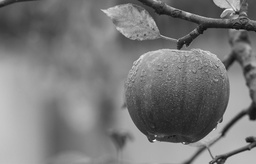
#> input picture Images/gray.jpeg, 256 x 164 px, shrunk from 1880 x 1204 before the run, found by its file name
$ python assignment.py
#> lines starting #> are read from the running program, lines starting #| are printed output that depends on the picture
#> further down, img is the input picture: shape (164, 256); min 11, max 255, mean 121.2
### LaplacianWithGaussian/gaussian_filter_mask.py
import cv2
import numpy as np


def apply_gaussian_filter(img, name_output_image):

    # == making the kernel ==
#> called with name_output_image = 'images/gaussian_filter.jpg'
    kernel_size = 3
    sigma = 1

    # Initilizing a kernel matrix of size 3x3
    kernel = np.zeros((kernel_size, kernel_size), dtype=np.float32)
    # Refering to the center-pixel of the kernel-matrix
    center = (kernel_size - 1) / 2

    # Creating the normaliation factor which will be applied to the gaussian kernel
    norm = 1 / (2*np.pi*sigma**2)

    # Looping the kernel an applying the normalization
    for i in range(kernel_size):
        for j in range(kernel_size):
            x, y = i - center, j - center
            kernel[i, j] = norm * np.exp(-(x**2 + y**2) / (2 * sigma**2))

    # Puts zeros around the border of the image
    padded_img = np.pad(img, ((kernel_size//2, kernel_size//2), (kernel_size//2, kernel_size//2)), mode='constant')
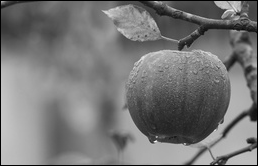
#> padded_img: shape (166, 258); min 0, max 255, mean 118.8
    # Getting the dimensions of the image
    rows, cols = img.shape
#> rows = 164; cols = 256
    # Initialize the output image
    output = np.zeros_like(img, dtype=np.float32)

    # Applying the kernel over the image
    for i in range(rows):
        for j in range(cols):
            roi = padded_img[i:i+kernel_size, j:j+kernel_size]
            output[i, j] = np.sum(roi * kernel)
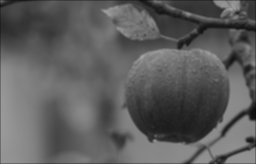
#> output: shape (164, 256) float32; min 11.79, max 165.9, mean 93.9

    # Normelizing the values
    img = ((img - np.min(img)) / (np.max(img) - np.min(img))) * 255
    img = img.astype(np.uint8)

    cv2.imwrite(name_output_image, output)

### LaplacianWithGaussian/laplacian_operator.py
import cv2
import numpy as np

def apply_laplacian_filter(img, name_output_image):
    # Initilizing a laplacian kernel 3x3 of 2nd derivative
#> called with name_output_image = 'images/laplacian_filter.jpg'
    laplacian_kernel = np.array([[-1, -1, -1],
                                [-1, 8, -1],
                                [-1, -1, -1]])

    # Initialize the output image
    result = np.zeros_like(img)

    # Getting the dimensions of the image
    height, width = img.shape
#> height = 164; width = 256

    # Applying the laplacian kernel over the image
    for i in range(1, height - 1):
        for j in range(1, width - 1):
            # Applying the laplacian kernel
            applied_kernel = np.sum(img[i - 1:i + 2, j - 1:j + 2] * laplacian_kernel)
            # Making values within the range 0 to 255
            result[i, j] = np.clip(applied_kernel, 0, 255)
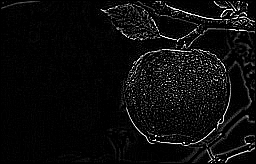
#> result: shape (164, 256); min 0, max 255, mean 12.6

    result = np.uint8(result)

    cv2.imwrite(name_output_image, result)

### LaplacianWithGaussian/assignment.py
import cv2
import numpy as np
from gaussian_filter_mask import apply_gaussian_filter
from laplacian_operator import apply_laplacian_filter


path = 'images/'
image_path = path + 'gray.jpeg'
img = cv2.imread(image_path, cv2.IMREAD_GRAYSCALE)

# GAUSSIAN
apply_gaussian_filter(img, path + 'gaussian_filter.jpg')

# ONLY LAPLACIAN
apply_laplacian_filter(img, path + 'laplacian_filter.jpg')

# LAPLACIAN WITH GAUSSIAN
img = cv2.imread(path + 'gaussian_filter.jpg', cv2.IMREAD_GRAYSCALE)
#> img: shape (164, 256); min 12, max 167, mean 93.9
apply_laplacian_filter(img, path + 'laplacian_filter_with_smoothing.jpg')
#> after the loop in apply_laplacian_filter (call 2), `for i in range(1, height - 1):`:
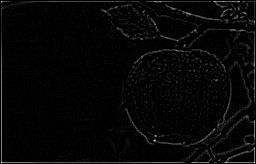
#> result: shape (164, 256); min 0, max 239, mean 6.2
